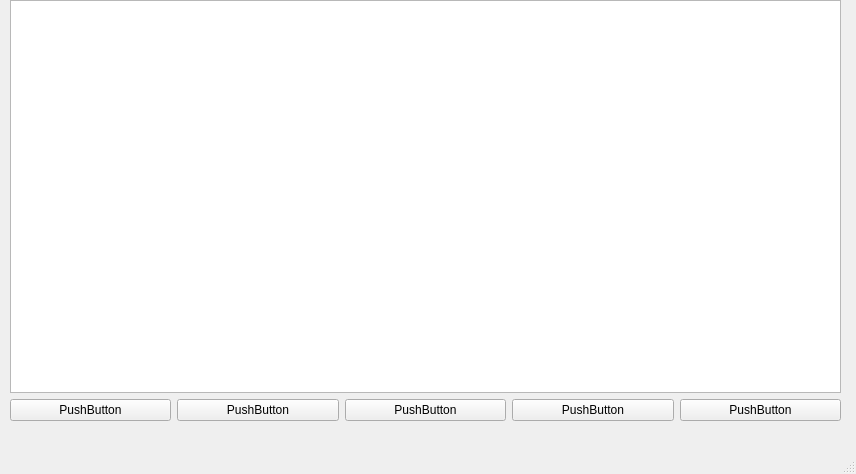
<?xml version="1.0" encoding="UTF-8"?>
<ui version="4.0">
 <class>MainWindow</class>
 <widget class="QMainWindow" name="MainWindow">
  <property name="geometry">
   <rect>
    <x>0</x>
    <y>0</y>
    <width>856</width>
    <height>474</height>
   </rect>
  </property>
  <property name="sizePolicy">
   <sizepolicy hsizetype="Expanding" vsizetype="Expanding">
    <horstretch>0</horstretch>
    <verstretch>0</verstretch>
   </sizepolicy>
  </property>
  <property name="windowTitle">
   <string>Hypermix</string>
  </property>
  <widget class="QWidget" name="centralwidget">
   <property name="sizePolicy">
    <sizepolicy hsizetype="Expanding" vsizetype="Expanding">
     <horstretch>0</horstretch>
     <verstretch>0</verstretch>
    </sizepolicy>
   </property>
   <property name="focusPolicy">
    <enum>Qt::TabFocus</enum>
   </property>
   <property name="contextMenuPolicy">
    <enum>Qt::CustomContextMenu</enum>
   </property>
   <widget class="QWidget" name="verticalLayoutWidget">
    <property name="geometry">
     <rect>
      <x>10</x>
      <y>0</y>
      <width>831</width>
      <height>421</height>
     </rect>
    </property>
    <layout class="QVBoxLayout" name="VLayout">
     <property name="sizeConstraint">
      <enum>QLayout::SetDefaultConstraint</enum>
     </property>
     <property name="bottomMargin">
      <number>0</number>
     </property>
     <item>
      <widget class="QGraphicsView" name="GView"/>
     </item>
     <item>
      <layout class="QHBoxLayout" name="buttons">
       <property name="sizeConstraint">
        <enum>QLayout::SetDefaultConstraint</enum>
       </property>
       <item>
        <widget class="QPushButton" name="pushButton_8">
         <property name="sizePolicy">
          <sizepolicy hsizetype="Expanding" vsizetype="Minimum">
           <horstretch>0</horstretch>
           <verstretch>0</verstretch>
          </sizepolicy>
         </property>
         <property name="text">
          <string>PushButton</string>
         </property>
        </widget>
       </item>
       <item>
        <widget class="QPushButton" name="pushButton_7">
         <property name="sizePolicy">
          <sizepolicy hsizetype="Expanding" vsizetype="Minimum">
           <horstretch>0</horstretch>
           <verstretch>0</verstretch>
          </sizepolicy>
         </property>
         <property name="text">
          <string>PushButton</string>
         </property>
        </widget>
       </item>
       <item>
        <widget class="QPushButton" name="pushButton_10">
         <property name="sizePolicy">
          <sizepolicy hsizetype="Expanding" vsizetype="Minimum">
           <horstretch>0</horstretch>
           <verstretch>0</verstretch>
          </sizepolicy>
         </property>
         <property name="text">
          <string>PushButton</string>
         </property>
        </widget>
       </item>
       <item>
        <widget class="QPushButton" name="pushButton_9">
         <property name="sizePolicy">
          <sizepolicy hsizetype="Expanding" vsizetype="Minimum">
           <horstretch>0</horstretch>
           <verstretch>0</verstretch>
          </sizepolicy>
         </property>
         <property name="text">
          <string>PushButton</string>
         </property>
        </widget>
       </item>
       <item>
        <widget class="QPushButton" name="pushButton_6">
         <property name="sizePolicy">
          <sizepolicy hsizetype="Expanding" vsizetype="Minimum">
           <horstretch>0</horstretch>
           <verstretch>0</verstretch>
          </sizepolicy>
         </property>
         <property name="text">
          <string>PushButton</string>
         </property>
        </widget>
       </item>
      </layout>
     </item>
    </layout>
   </widget>
  </widget>
  <widget class="QMenuBar" name="menubar">
   <property name="geometry">
    <rect>
     <x>0</x>
     <y>0</y>
     <width>856</width>
     <height>22</height>
    </rect>
   </property>
  </widget>
  <widget class="QStatusBar" name="statusbar"/>
 </widget>
 <resources/>
 <connections/>
</ui>
